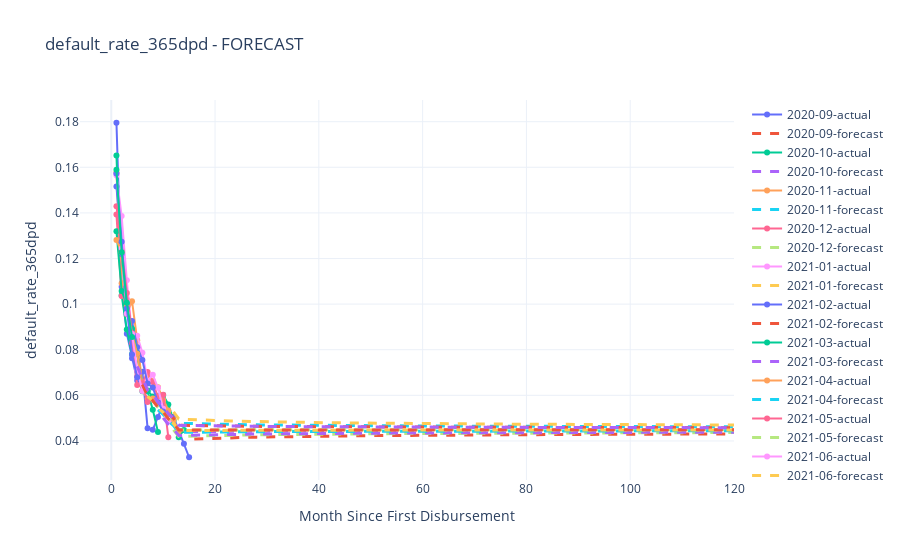
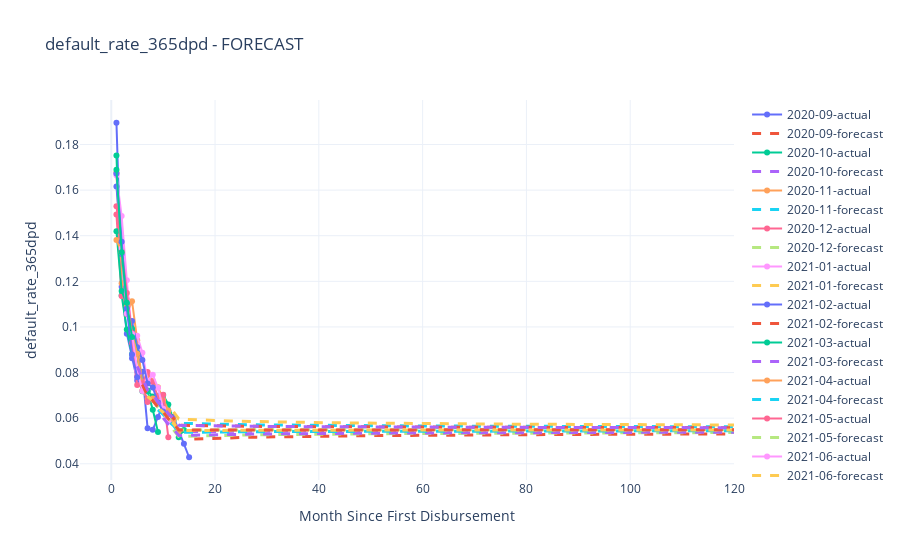

Notebook source saved alongside these figures, in order:
### Code cell
m1.plot_cohorts('default_rate_365dpd', data='forecast')
m2.plot_cohorts('default_rate_365dpd', data='forecast')
